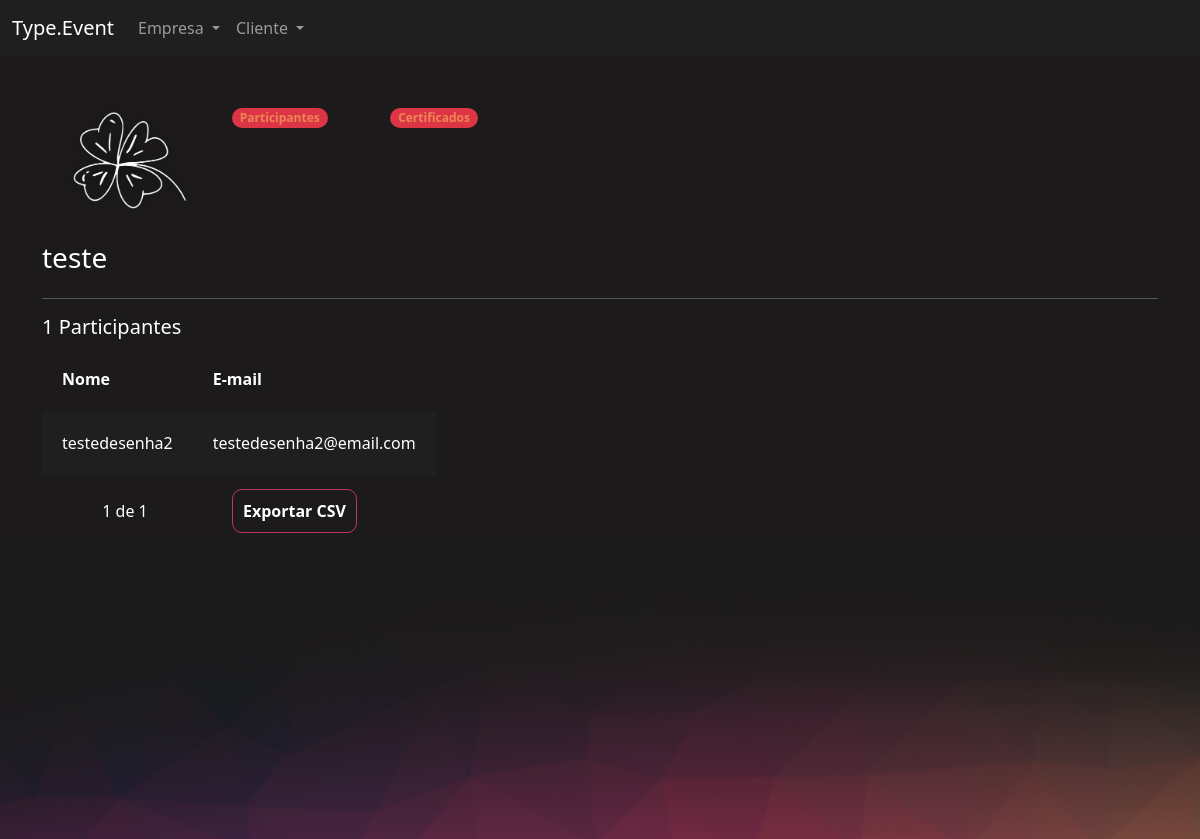
/eventos/participantes_evento/8 (signed in), run on the app's committed database.
### eventos/models.py (models this page shows, shortened)
class Evento(models.Model):
    criador = models.ForeignKey(User, on_delete=models.DO_NOTHING, null=True, blank=True)
    nome = models.CharField(max_length=200)
    descricao = models.TextField()
    data_inicio = models.DateField()
    data_termino = models.DateField()
    carga_horaria = models.IntegerField()
    logo = models.ImageField(upload_to="logos")
    participantes = models.ManyToManyField(User, related_name="evento_participante", null=True, blank=True)
    cor_principal = models.CharField(max_length=7)
    cor_secundaria = models.CharField(max_length=7)
    cor_fundo = models.CharField(max_length=7)

### eventos/views.py (the view)
# urls.py: path('participantes_evento/<int:id>', views.participantes_evento, name="participantes_evento"),
def participantes_evento(request, id):
    evento = get_object_or_404(Evento, id=id)
    if not evento.criador == request.user:
        raise Http404('Esse evento não é seu')
    if request.method == "GET":
        participantes = evento.participantes.all()
        return render(request, 'participantes_evento.html', {'participantes': participantes, 'evento': evento})

### eventos/templates/participantes_evento.html (shortened to what this page needs)
{% extends "bases/base_evento.html" %}
{% load static %}
{% block 'importacoes' %}
    <link href="{% static 'evento/css/gerenciar_evento.css' %}" rel="stylesheet">
{% endblock %}
{% block 'conteudo' %}
    <div class="container">
        <br>
        <br>
        <div class="row">
            <div class="col-md-2">
                <img width="100%" src="/media/{{evento.logo}}">
                <br>
                <br>
                <h3>{{evento.nome}}</h3>
            </div>
            <div class="col-md">
                <div class="row">
                    <div class="col-md-2">
                        <span class="badge rounded-pill text-bg-danger"><a class="link" href="">Participantes</a></span>
                    </div>
                    <div class="col-md-2">
                        <span class="badge rounded-pill text-bg-danger"><a class="link" href="">Certificados</a></span>
                    </div>
                </div>
            </div>
        </div>
        <hr>
        <div class="row">
            <h5>{{evento.participantes.all.count}} Participantes</h5>
            <div class="col-md-4">
                <table>
                    <tr>
                        <th>Nome</th>
                        <th>E-mail</th>
                    </tr>
                    {% for participante in participantes %}
                        <tr class="{% cycle 'linha' 'linha2' %}">
                            <td>{{participante.username}}</td>
                            <td>{{participante.email}}</td>
                        </tr>
                    {% endfor %}
                </table>
                <br>
                <div class="row">
                    <div class="col-md text-center">
                        <p>{{ participantes|length }} de {{evento.participantes.all.count}}</p>
                    </div>
                    <div class="col-md ">
                        <a href="{% url 'gerar_csv' evento.id %}" class="btn-principal" style="text-decoration: none;">Exportar CSV</a>
                    </div>
                </div>
            </div>
        </div>
    </div>
{% endblock %}

### templates/static/geral/css/base.css (style rules this page uses)
body { color: white !important; }
:root { --main-color: #201F1F; --dark-color: #1C1A1A; --contrast-color: #BE375F; --differential-color: #ED8554; }

### templates/static/evento/css/gerenciar_evento.css (style rules this page uses)
table { width: 100%; padding: 20px; }
.linha { height: 40px; background-color: var(--main-color); padding: 20px; }
td, th { padding: 20px; }

### templates/static/evento/css/evento.css (style rules this page uses)
body { background-color: #1C1A1A; }

### templates/static/usuarios/css/usuarios.css (style rules this page uses)
.link { color: var(--differential-color); text-decoration: none; }
.btn-principal { background-color: transparent; border: 1px solid var(--contrast-color); color: white; padding: 10px; border-radius: 10px; font-weight: bold; }

### data on the page
Evento: logo (picture), nome "teste", participantes.all.count "1"

### other printed values
{{ participante.username }} "testedesenha2"
{{ participante.email }} "testedesenha2@email.com"
{{ participantes|length }} "1"
